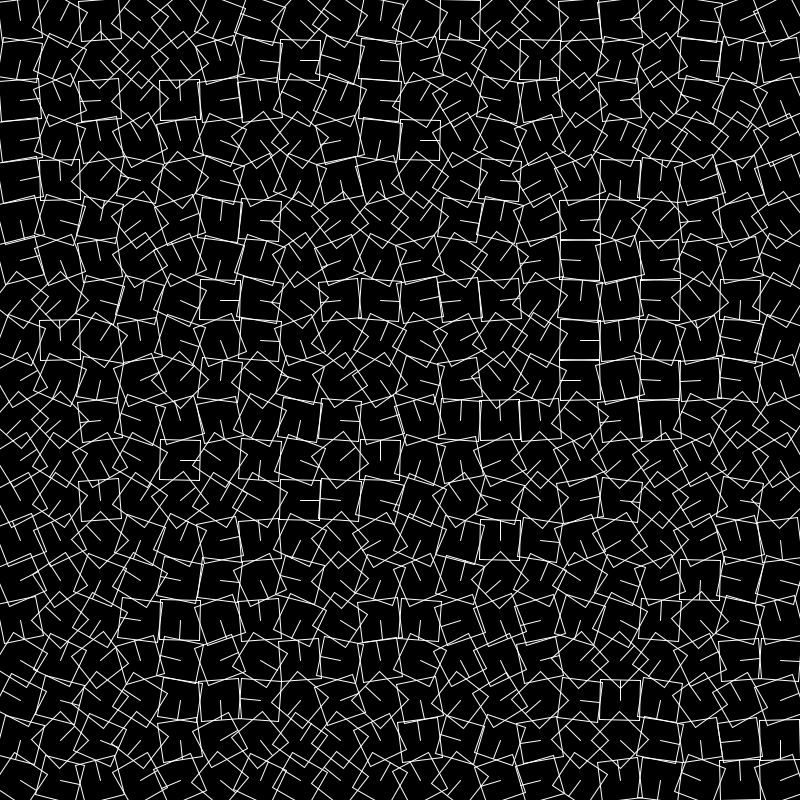
Frame 1 (no input)
Frame 60 (the mouse pressed at the canvas centre just before this capture): identical to frame 1, image omitted
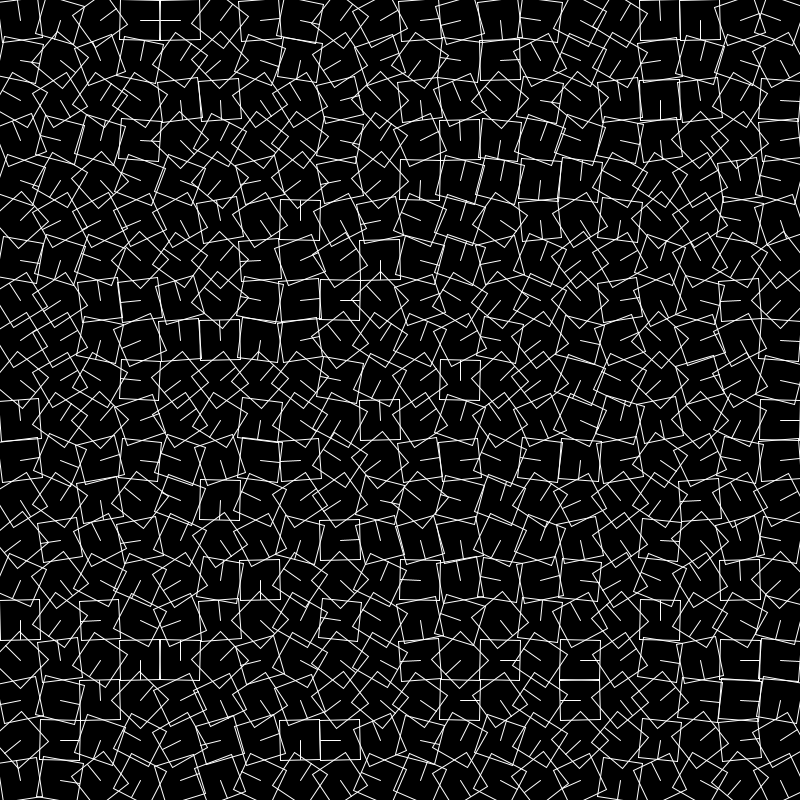
Frame 120 (the mouse held since frame 60 and released just before this capture)

The Processing sketch that drew these frames (run headless with seeded random() and noise(); from frame 60 on, the mouse is pressed at the canvas centre):

// Processing sketch: randomRot_stp_fin
// ── randomRot_stp_fin.pde
float tileW, tileH;
int randomSeed = 0;

void setup() {
  size(800, 800);

  tileW = 40;
  tileH = 40;

  noFill();
  stroke(255);
  rectMode(CENTER);
}

void mousePressed() {
  randomSeed = int(random(11));
}

void draw() {
  randomSeed(randomSeed);

  background(0);

  for (float y = 0; y < height; y += tileH) {
    for (float x = 0; x < width; x += tileW) {
      float centerX = x + tileW * 0.5;
      float centerY = y + tileH * 0.5;
      pushMatrix();
      translate(centerX, centerY);
      rotate(radians(random(360)));
      rect(0, 0, tileW, tileH);
      line(0, 0, tileW * 0.5, 0);
      popMatrix();
    }
  }
}
